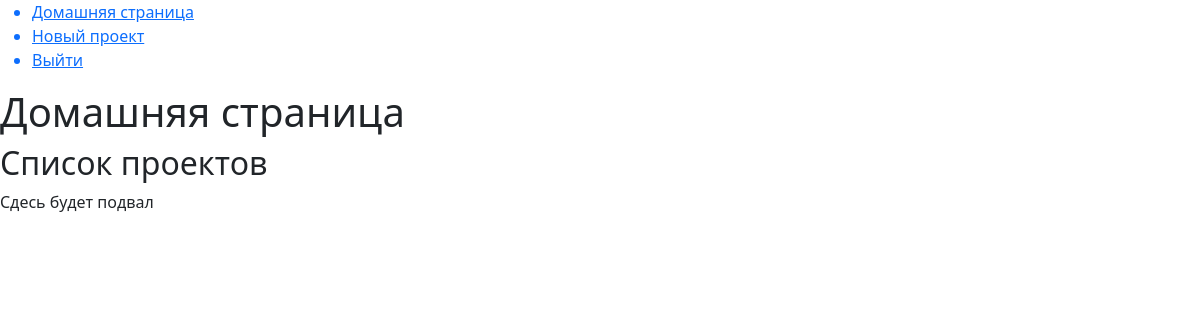
Page /home on the earlier database version.
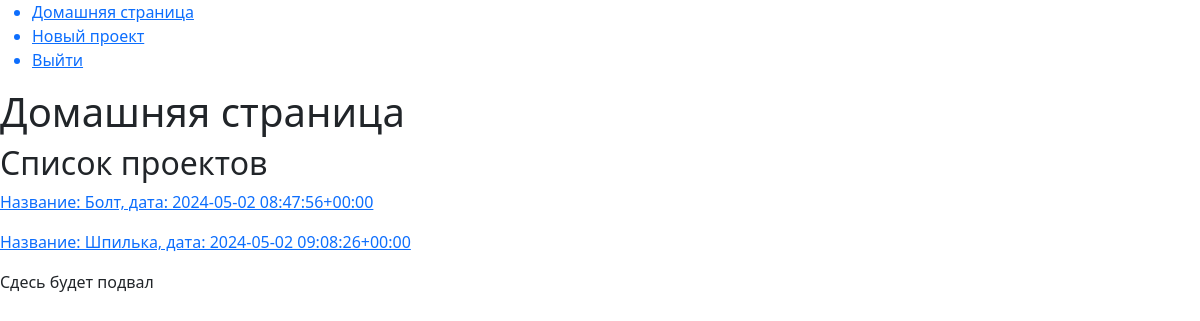
Same page on the later database version.
### strength_of_materials/models.py (models this page shows)
class Scheme(models.Model):
    name = models.CharField('Название', max_length=80, blank=False)
    description = models.CharField('Описание', max_length=250, blank=True, default='')
    date = models.DateTimeField('Дата публикации')
    def __str__(self):
        return f'Название: {self.name}, дата: {self.date}'
    class Meta:
        verbose_name = 'Схема'
        verbose_name_plural = 'Схемы'

### users/views.py (the view)
# urls.py: 2. Add a URL to urlpatterns:  path('', views.home, name='home')
def home(request):
    context = {'schemes': Scheme.objects.all()}
    return render(request, 'users/home.html', context=context)

### users/templates/users/home.html (shortened to what this page needs)
{% extends 'base.html' %}
{% block main %}
    <h1>Домашняя страница</h1>
    <h2>Список проектов</h2>
    {% for value in schemes %}
    <a href="#"><p>{{ value }}</p></a>
    {% endfor %}
{% endblock %}

### users/templates/base.html
{% extends 'index.html' %}
{% block body %}
    <header>
        <nav>
            <ul>
                <a href="{% url 'home'%}"><li>Домашняя страница</li></a>
                <a href="{% url 'beam' %}"><li>Новый проект</li></a>
                <a href="#"><li>Выйти</li></a>
            </ul>
        </nav>
    </header>
    <main>
        {% block main %}{% endblock %}
    </main>
    <footer>
        <p>Сдесь будет подвал</p>
    </footer>
{% endblock %}

### users/templates/index.html (shortened to what this page needs)
<!doctype html>
<html lang="en">
<head>
    {% load bootstrap5 %}
    {% bootstrap_css %}
</head>
<body>
    {% block body %}{% endblock %}
</body>
</html>

Differences in the rows shown:
added Scheme: name+date "Название: Болт, дата: 2024-05-02 08:47:56+00:00"
added Scheme: name+date "Название: Шпилька, дата: 2024-05-02 09:08:26+00:00"
